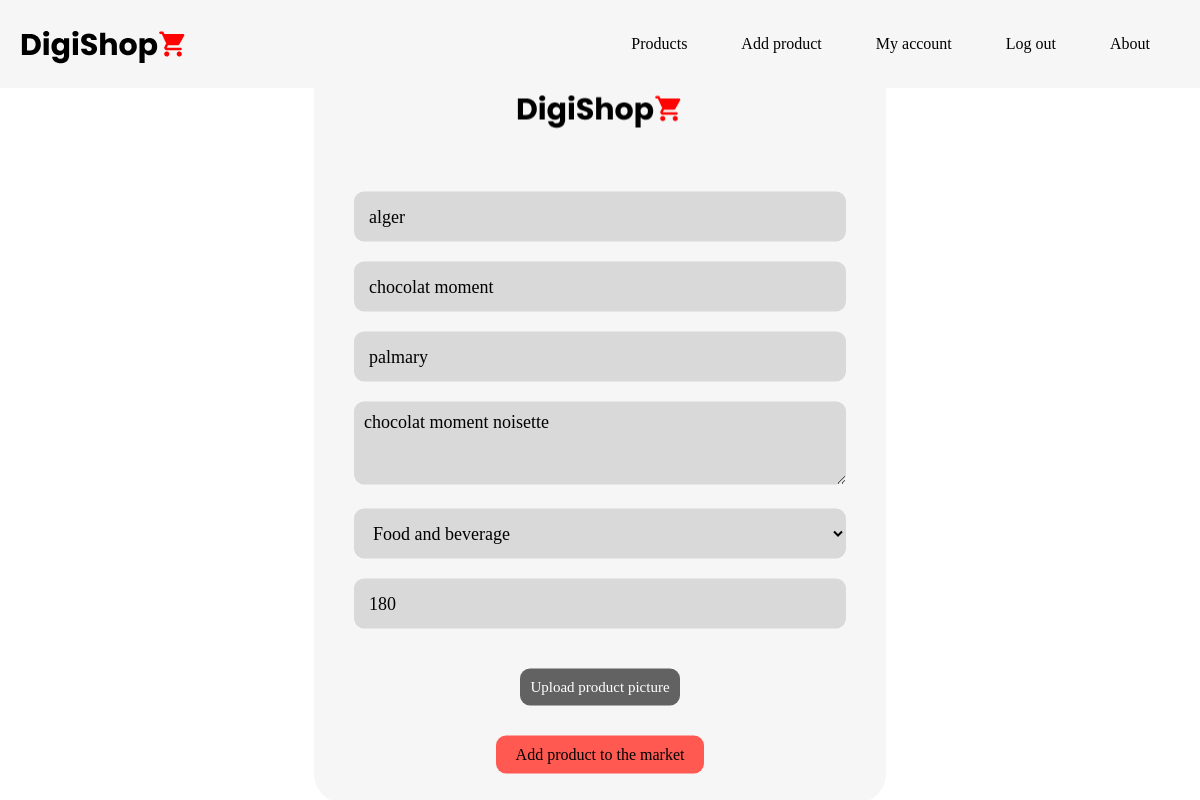
Page /products/7/update (signed in) on the committed database.
### app/models/model.py (models this page shows, shortened)
class Product(db.Model):
    __tablename__='product'
    id = db.Column(db.Integer,primary_key=True)
    user_id = db.Column(db.Integer,db.ForeignKey('user.id'))
    product_name = db.Column(db.String(50),nullable=False)
    description = db.Column(db.Text,nullable=False)
    price = db.Column(db.String(20),nullable=False)
    location=db.Column(db.String(20),nullable=False)
    brand = db.Column(db.String(20),nullable=False)
    picture=db.Column(db.String(20),nullable=False,default='default.png')
    category=db.Column(db.String(20),nullable=False)
    date_posted = db.Column(db.DateTime,nullable=False,default=datetime.utcnow)

### app/routes/product_bp.py (the view)
@product_bp.route('/<int:product_id>/update',methods=['GET','POST'])
@login_required
def update_product(product_id):
    product=Product.query.get_or_404(product_id)
    if product.seller != current_user:
        abort(403)
    form = ProductForm()
    if form.validate_on_submit():
        product.product_name=form.product_name.data
        product.price=form.price.data
        product.location = form.location.data
        product.brand=form.brand.data
        product.category = form.category.data
        product.description=form.description.data
        if form.picture.data:
            product.picture = update_product_pic(form.picture.data)
        db.session.commit()
        return redirect(url_for('product_bp.get_product',product_id=product.id))
    elif request.method == 'GET':
        form.product_name.data=product.product_name
        form.price.data=product.price
        form.description.data= product.description
        form.brand.data=product.brand
        form.location.data=product.location
        form.category.data=product.category
    return render_template('productView/cre_upd_product.html',title='Update product',form=form,legend='update post')

### app/models/model.py (called while the page is built)
@login_manager.user_loader
def load_user(user_id):
    return User.query.get(int(user_id))

### app/templates/productView/cre_upd_product.html (shortened to what this page needs)
{%extends "base/layout.html"%}
{% block content %}
<html lang="en">
<head>
    <link rel="stylesheet" type="text/css" href="{{url_for('static',filename='css/addproduct.css')}}">
</head>
<body>
    <form method="POST" action="" enctype="multipart/form-data">
        <fieldset>
            <img class="logo" src="{{ url_for('static', filename='images/Logo.png') }}" alt="Logo">
            <div class="container">
                <div>
                    {%if form.location.errors%}
                        {{form.location(class="location", placeholder="Seller's location")}}
                        <div>
                            {%for error in form.location.errors%}
                                <span>{{error}}</span>
                            {%endfor%}
                        </div>
                    {%else%}
                        {{form.location(class="location", placeholder="Seller's location")}}
                    {%endif%}
                </div>
                <div>
                    {%if form.product_name.errors%}
                        {{form.product_name(class="product_name", placeholder="Product name")}}
                        <div>
                            {%for error in form.product_name.errors%}
                                <span>{{error}}</span>
                            {%endfor%}
                        </div>
                    {%else%}
                        {{form.product_name(class="productName", placeholder="Product name")}}
                    {%endif%}
                </div>
                <div>
                    {%if form.brand.errors%}
                        {{form.brand(class="brand", placeholder="Brand")}}
                        <div>
                            {%for error in form.brand.errors%}
                                <span>{{error}}</span>
                            {%endfor%}
                        </div>
                    {%else%}
                        {{form.brand(class="brand", placeholder="Brand")}}
                    {%endif%}
                </div>
                <div>
                    {%if form.description.errors%}
                        {{form.description(class="description", placeholder="Description", rows=3)}}
                        <div class="invalid-feedback">
                            {% for error in form.description.errors %}
                              <span>{{ error }}</span>
                            {% endfor %}
                        </div>
                    {%else%}
                        {{form.description(class="description", placeholder="Description",rows=3)}}
                    {%endif%}
                </div>
                <div>
                    {%if form.category.errors%}
                        {{form.category(class="category", placeholder="Category")}}
                        <div>
                            {%for error in form.category.errors%}
                                <span>{{error}}</span>
                            {%endfor%}
                        </div>
                    {%else%}
                        {{form.category(class="category", placeholder="Category")}}
                    {%endif%}
                </div>
                <div>
                    {%if form.price.errors%}
                        {{form.price(class="price", placeholder="Price")}}
                        <div>
                            {%for error in form.price.errors%}
                                <span>{{error}}</span>
                            {%endfor%}
                        </div>
                    {%else%}
                        {{form.price(class="price", placeholder="Price")}}
                    {%endif%}
                </div>
                <div>
                    {{form.picture.label(class="upload")}}
                </div>
            </div>
            <div>
                {{form.submit(class="Submit")}}
            </div>
        </fieldset>
    </form>
</body>
</html>
{% endblock %}

### app/static/css/main.css (style rules this page uses)
* { padding: 0; margin: 0; text-decoration: none; list-style: none; box-sizing: border-box; }
body { font-family: poppins; }

### app/static/css/addproduct.css (style rules this page uses)
body { background-image: url('/static/images/background.jpg'); background-repeat: no-repeat; background-size: cover; background-position: top; font-family: poppins; width: auto; height: auto; }
form { position: absolute; top: 50%; left: 50%; transform: translate(-50%, -50%); padding: 30px; width: 572px; height: fit-content; background: #F6F6F6; border-radius: 30px; box-sizing: border-box; margin-top: 30px; }
fieldset { border: none; }
.container { display: flex; flex-direction: column; width: 100%; height: fit-content; padding: 10px; margin-top: 30px; justify-content: space-between; }
.logo { width: 168px; height: 45px; display: block; margin-left: auto; margin-right: auto; }
.location { border: none; border-radius: 10px; width: 100%; height: 50px; background: #D9D9D9; font-size: 18px; font-family: poppins; margin-top: 20px; padding-left: 15px; box-sizing: border-box; }
.productName { border: none; border-radius: 10px; width: 100%; height: 50px; background: #D9D9D9; font-size: 18px; font-family: poppins; margin-top: 20px; padding-left: 15px; box-sizing: border-box; }
.brand { border: none; border-radius: 10px; width: 100%; height: 50px; background: #D9D9D9; font-size: 18px; font-family: poppins; margin-top: 20px; padding-left: 15px; box-sizing: border-box; }
.description { border: none; border-radius: 10px; width: 100%; height: 100%px; background: #D9D9D9; font-size: 18px; font-family: poppins; margin-top: 20px; padding: 10px; box-sizing: border-box; }
.category { border: none; border-radius: 10px; width: 100%; height: 50px; background: #D9D9D9; font-size: 18px; font-family: poppins; margin-top: 20px; padding-left: 15px; box-sizing: border-box; }
.price { border: none; border-radius: 10px; width: 100%; height: 50px; background: #D9D9D9; font-size: 18px; font-family: poppins; margin-top: 20px; padding-left: 15px; box-sizing: border-box; }
.upload { border: none; width: fit-content; height: fit-content; background: #626262; font-family: poppins; font-weight: 300; color: white; border-radius: 10px; font-size: 15px; margin-top: 40px; margin-bottom: 20px; display: block; margin-left: auto; margin-right: auto; padding: 10px; }
.Submit { border: none; width: fit-content; height: fit-content; background: #FF5951; font-family: poppins; font-weight: 500; color: black; border-radius: 10px; font-size: 16px; display: block; margin-left: auto; margin-right: auto; padding-top: 10px; padding-bottom: 10px; padding-left: 20px; padding-right: 20px; }

### rows in the picture
Product: location "alger", product_name "chocolat moment", brand "palmary", description "chocolat moment noisette", category "Food and beverage", price "180"
